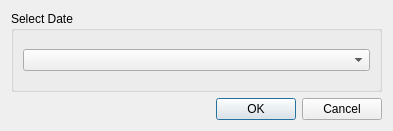
<?xml version="1.0" encoding="UTF-8"?>
<ui version="4.0">
 <class>SelectDate</class>
 <widget class="QDialog" name="SelectDate">
  <property name="geometry">
   <rect>
    <x>0</x>
    <y>0</y>
    <width>393</width>
    <height>131</height>
   </rect>
  </property>
  <property name="windowTitle">
   <string>Load</string>
  </property>
  <layout class="QGridLayout" name="gridLayout_2">
   <item row="0" column="0">
    <widget class="QGroupBox" name="dateBox">
     <property name="title">
      <string>Select Date</string>
     </property>
     <layout class="QGridLayout" name="gridLayout">
      <item row="0" column="0">
       <widget class="QComboBox" name="cmbDate"/>
      </item>
     </layout>
    </widget>
   </item>
   <item row="1" column="0">
    <widget class="QDialogButtonBox" name="buttonBox">
     <property name="orientation">
      <enum>Qt::Horizontal</enum>
     </property>
     <property name="standardButtons">
      <set>QDialogButtonBox::Cancel|QDialogButtonBox::Ok</set>
     </property>
    </widget>
   </item>
  </layout>
  <zorder>dateBox</zorder>
  <zorder>buttonBox</zorder>
 </widget>
 <resources/>
 <connections>
  <connection>
   <sender>buttonBox</sender>
   <signal>accepted()</signal>
   <receiver>SelectDate</receiver>
   <slot>accept()</slot>
   <hints>
    <hint type="sourcelabel">
     <x>248</x>
     <y>254</y>
    </hint>
    <hint type="destinationlabel">
     <x>157</x>
     <y>274</y>
    </hint>
   </hints>
  </connection>
  <connection>
   <sender>buttonBox</sender>
   <signal>rejected()</signal>
   <receiver>SelectDate</receiver>
   <slot>reject()</slot>
   <hints>
    <hint type="sourcelabel">
     <x>316</x>
     <y>260</y>
    </hint>
    <hint type="destinationlabel">
     <x>286</x>
     <y>274</y>
    </hint>
   </hints>
  </connection>
 </connections>
</ui>
